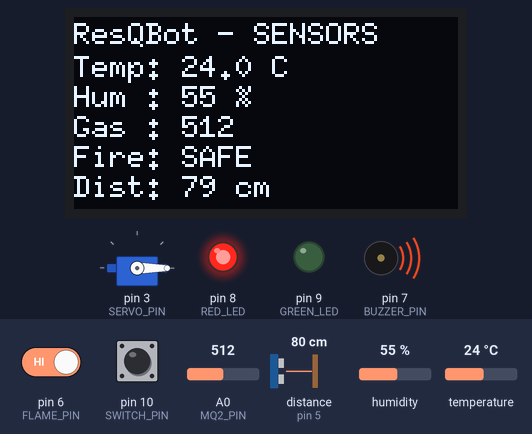
Bench run of a sketch on a simulated Arduino Uno, built with avr-gcc and run on an emulated ATmega328P. Shown: servo, 128×64 one-colour display, output pins drawn as LEDs (lit = HIGH), buzzer (waves = sounding). Wiring (inferred from the names in the program): ultrasonic range finder: trigger pin 4; echo pin 5. The test bench sets the inputs (shaded band); at power-on: pin 10 (SWITCH_PIN) HIGH, distance to the obstacle (sensor on pin 5) 80 cm, A0 (MQ2_PIN) = 512, pin 6 (FLAME_PIN) HIGH, humidity 55 %, temperature 24 °C. The echo pulse lasts 58.3 µs per cm; pins used as bus, display or sensor lines are not drawn; what the sketch prints to the serial monitor is not drawn.

Above: at 3.8 s.
3.9 s: pin 10 (SWITCH_PIN) pulled LOW for 3.2 s
At 9.6 s:
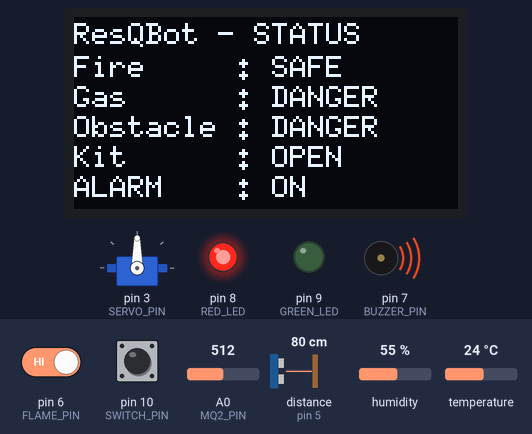
11.5 s: distance to the obstacle (sensor on pin 5) set to 2 cm
At 15.3 s:
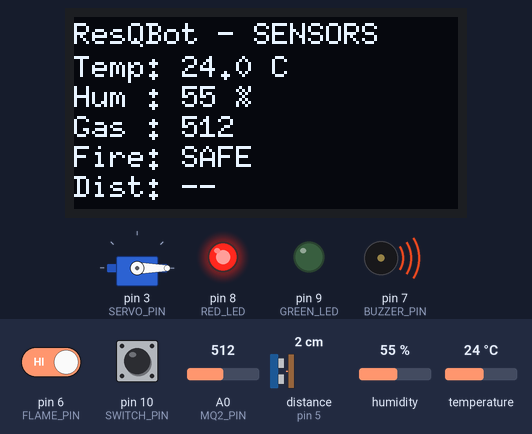
20.4 s: A0 (MQ2_PIN) set to 30
At 25.1 s:
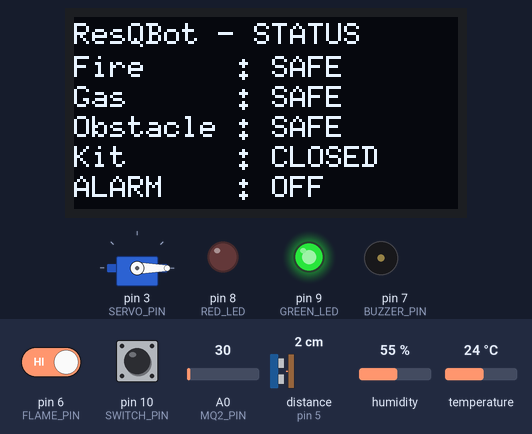
29.1 s: pin 6 (FLAME_PIN) driven LOW
At 33.9 s:
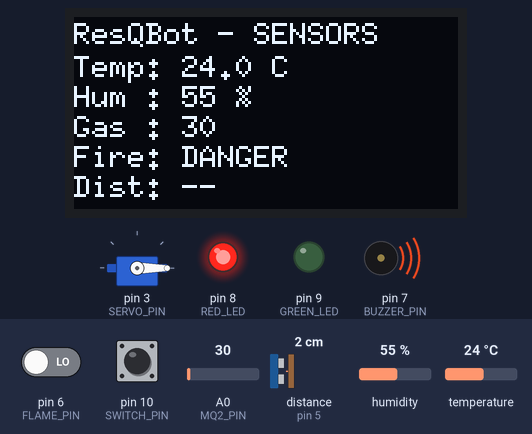
38.0 s: A0 (MQ2_PIN) set to 306
At 45.0 s:
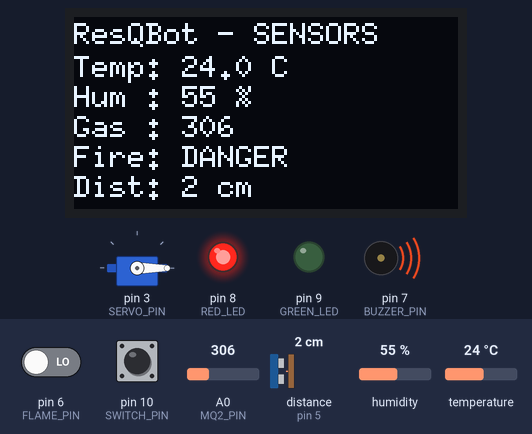
Timing chart, 0 to 46.5 s (numbered marks = the images above; inputs shaded):
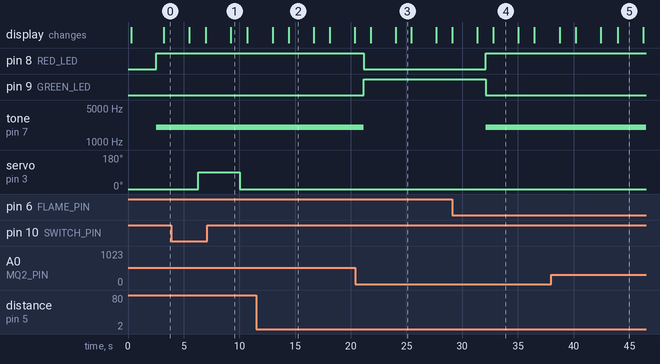

Measured:
- after the input at 3.9 s, servo on pin 3 (SERVO_PIN): 0° → 90° after 2.4 s, → 0° 3.7 s later; the display: first differs from a run without the input after 5.3 s (image 1)
- after the input at 11.5 s, the display: first differs from a run without the input after 2.9 s (image 2)
- after the input at 20.4 s, pin 8 (RED_LED): HIGH → LOW after 0.76 s; pin 9 (GREEN_LED): LOW → HIGH after 0.76 s; tone on pin 7 (BUZZER_PIN): 2000 Hz → silent after 0.76 s; the display: first changes after 1.4 s (image 3 shows a later state)
- after the input at 29.1 s, pin 8 (RED_LED): LOW → HIGH after 3.0 s; pin 9 (GREEN_LED): HIGH → LOW after 3.0 s; tone on pin 7 (BUZZER_PIN): silent → 2000 Hz after 3.0 s; the display: first differs from a run without the input after 3.7 s (image 4)
- after the input at 38.0 s, the display: first differs from a run without the input after 2.2 s (image 5 shows a later state)
- what the display in image 1 shows lasts 1.5 s, from 9.2 s to 10.7 s
- what the display in image 2 shows lasts 2.3 s, from 14.4 s to 16.7 s

The sketch:

ResQBot_810lines_Flame_Buzzer_Fixed.ino
```cpp
#include <DHT.h>
#include <Servo.h>
#include <Wire.h>
#include <U8g2lib.h>

// =====================================================
// PIN DEFINITIONS
// =====================================================

#define DHT_PIN       2
#define SERVO_PIN     3

#define TRIG_PIN      4
#define ECHO_PIN      5

#define FLAME_PIN     6
#define BUZZER_PIN    7

#define RED_LED       8
#define GREEN_LED     9

#define SWITCH_PIN    10

#define MQ2_PIN       A0


// =====================================================
// DHT11
// =====================================================

#define DHT_TYPE DHT11

DHT dht(DHT_PIN, DHT_TYPE);


// =====================================================
// SERVO
// =====================================================

Servo emergencyServo;

#define SERVO_CLOSED 0
#define SERVO_OPEN   90


// =====================================================
// ULTRASONIC
// =====================================================

#define ECHO_TIMEOUT 60000

const int obstacleThreshold = 100;


// =====================================================
// MQ-2
// =====================================================

// Prototype threshold only.
// This is NOT ppm.
const int gasThreshold = 400;


// =====================================================
// OLED
// =====================================================

// IMPORTANT:
// _1_ means PAGE BUFFER mode.
// Therefore the code uses firstPage()/nextPage().
U8G2_SSD1306_128X64_NONAME_1_HW_I2C display(
  U8G2_R0,
  U8X8_PIN_NONE
);


// =====================================================
// VARIABLES
// =====================================================

float temperature = 0;
float humidity = 0;

int gasValue = 0;

long distance = -1;

bool flameDetected = false;
bool gasDanger = false;
bool obstacleDanger = false;

bool alarm = false;

bool emergencySwitch = false;


// =====================================================
// SETUP
// =====================================================

void setup() {

  Serial.begin(9600);

  // -------------------------
  // DHT11
  // -------------------------
  dht.begin();


  // -------------------------
  // HC-SR04
  // -------------------------
  pinMode(TRIG_PIN, OUTPUT);
  pinMode(ECHO_PIN, INPUT);


  // -------------------------
  // Flame sensor
  // -------------------------
  pinMode(FLAME_PIN, INPUT);


  // -------------------------
  // Buzzer
  // -------------------------
  pinMode(BUZZER_PIN, OUTPUT);
  noTone(BUZZER_PIN);


  // -------------------------
  // LEDs
  // -------------------------
  pinMode(RED_LED, OUTPUT);
  pinMode(GREEN_LED, OUTPUT);

  digitalWrite(RED_LED, LOW);
  digitalWrite(GREEN_LED, LOW);


  // -------------------------
  // Emergency switch
  // -------------------------
  // Switch:
  // D10 ---- switch ---- GND
  //
  // OFF = HIGH
  // ON  = LOW
  pinMode(SWITCH_PIN, INPUT_PULLUP);


  // -------------------------
  // Servo
  // -------------------------
  emergencyServo.attach(SERVO_PIN);
  emergencyServo.write(SERVO_CLOSED);


  // -------------------------
  // OLED
  // -------------------------
  display.begin();


  // -------------------------
  // OLED startup screen
  // -------------------------

  display.firstPage();

  do {

    display.setFont(u8g2_font_6x10_tf);

    display.drawStr(35, 25, "ResQBot");
    display.drawStr(18, 42, "System Starting");

  } while (display.nextPage());


  delay(2000);


  Serial.println("================================");
  Serial.println("       ResQBot Starting");
  Serial.println("================================");
}


// =====================================================
// ULTRASONIC SINGLE READING
// =====================================================

long readUltrasonic() {

  digitalWrite(TRIG_PIN, LOW);
  delayMicroseconds(5);

  digitalWrite(TRIG_PIN, HIGH);
  delayMicroseconds(10);

  digitalWrite(TRIG_PIN, LOW);


  long duration = pulseIn(
    ECHO_PIN,
    HIGH,
    ECHO_TIMEOUT
  );


  // No echo
  if (duration == 0) {
    return -1;
  }


  long measuredDistance = duration * 0.0343 / 2;


  // Invalid reading
  if (measuredDistance < 2 ||
      measuredDistance > 450) {

    return -1;
  }


  return measuredDistance;
}


// =====================================================
// AVERAGE ULTRASONIC READING
// =====================================================

long getDistance() {

  long total = 0;

  int validReadings = 0;


  for (int i = 0; i < 3; i++) {

    long d = readUltrasonic();


    if (d > 0) {

      total += d;
      validReadings++;
    }


    delay(60);
  }


  if (validReadings == 0) {
    return -1;
  }


  return total / validReadings;
}


// =====================================================
// UPDATE LEDs
// =====================================================

void updateLEDs() {

  if (alarm) {

    // -------------------------
    // DANGER
    // -------------------------
    digitalWrite(RED_LED, HIGH);
    digitalWrite(GREEN_LED, LOW);

  }

  else {

    // -------------------------
    // SAFE
    // -------------------------
    digitalWrite(RED_LED, LOW);
    digitalWrite(GREEN_LED, HIGH);
  }
}


// =====================================================
// UPDATE SERVO
// =====================================================

void updateServo() {

  if (emergencySwitch) {

    // Emergency kit OPEN
    emergencyServo.write(SERVO_OPEN);

  }

  else {

    // Emergency kit CLOSED
    emergencyServo.write(SERVO_CLOSED);
  }
}


// =====================================================
// UPDATE BUZZER
// =====================================================

void updateBuzzer() {

  if (alarm) {

    // Buzzer ON
    // tone() is used because the standalone
    // flame + buzzer test was confirmed working.
    tone(BUZZER_PIN, 2000);

  }

  else {

    // Buzzer OFF
    noTone(BUZZER_PIN);
  }
}


// =====================================================
// OLED DISPLAY
// =====================================================

void updateOLED() {

  // ---------------------------------------------------
  // PAGE 1
  // Sensor values
  // ---------------------------------------------------

  display.firstPage();

  do {

    display.setFont(u8g2_font_6x10_tf);


    // TITLE
    display.drawStr(0, 9, "ResQBot - SENSORS");


    // -------------------------
    // Temperature
    // -------------------------

    display.setCursor(0, 20);
    display.print("Temp: ");

    if (isnan(temperature)) {

      display.print("--");

    }

    else {

      display.print(temperature, 1);
      display.print(" C");
    }


    // -------------------------
    // Humidity
    // -------------------------

    display.setCursor(0, 30);
    display.print("Hum : ");

    if (isnan(humidity)) {

      display.print("--");

    }

    else {

      display.print(humidity, 0);
      display.print(" %");
    }


    // -------------------------
    // Gas
    // -------------------------

    display.setCursor(0, 40);
    display.print("Gas : ");
    display.print(gasValue);


    // -------------------------
    // Flame
    // -------------------------

    display.setCursor(0, 50);
    display.print("Fire: ");

    if (flameDetected) {

      display.print("DANGER");

    }

    else {

      display.print("SAFE");
    }


    // -------------------------
    // Distance
    // -------------------------

    display.setCursor(0, 60);
    display.print("Dist: ");

    if (distance < 0) {

      display.print("--");

    }

    else {

      display.print(distance);
      display.print(" cm");
    }


  } while (display.nextPage());


  // ---------------------------------------------------
  // Wait before showing second page
  // ---------------------------------------------------

  delay(1500);


  // ---------------------------------------------------
  // PAGE 2
  // System status
  // ---------------------------------------------------

  display.firstPage();

  do {

    display.setFont(u8g2_font_6x10_tf);


    // TITLE
    display.drawStr(0, 9, "ResQBot - STATUS");


    // -------------------------
    // Fire
    // -------------------------

    display.setCursor(0, 20);
    display.print("Fire     : ");

    if (flameDetected) {

      display.print("DANGER");

    }

    else {

      display.print("SAFE");
    }


    // -------------------------
    // Gas
    // -------------------------

    display.setCursor(0, 30);
    display.print("Gas      : ");

    if (gasDanger) {

      display.print("DANGER");

    }

    else {

      display.print("SAFE");
    }


    // -------------------------
    // Obstacle
    // -------------------------

    display.setCursor(0, 40);
    display.print("Obstacle : ");

    if (obstacleDanger) {

      display.print("DANGER");

    }

    else {

      display.print("SAFE");
    }


    // -------------------------
    // Emergency Kit
    // -------------------------

    display.setCursor(0, 50);
    display.print("Kit      : ");

    if (emergencySwitch) {

      display.print("OPEN");

    }

    else {

      display.print("CLOSED");
    }


    // -------------------------
    // Overall Alarm
    // -------------------------

    display.setCursor(0, 60);
    display.print("ALARM    : ");

    if (alarm) {

      display.print("ON");

    }

    else {

      display.print("OFF");
    }


  } while (display.nextPage());
}


// =====================================================
// SERIAL MONITOR
// =====================================================

void printSerialData() {

  Serial.println("--------------------------------");

  Serial.print("Temperature: ");
  Serial.print(temperature);
  Serial.println(" C");


  Serial.print("Humidity: ");
  Serial.print(humidity);
  Serial.println(" %");


  Serial.print("MQ-2 Gas: ");
  Serial.println(gasValue);


  Serial.print("Flame: ");

  if (flameDetected) {

    Serial.println("DETECTED");

  }

  else {

    Serial.println("NO");
  }


  Serial.print("Distance: ");

  if (distance < 0) {

    Serial.println("No reading");

  }

  else {

    Serial.print(distance);
    Serial.println(" cm");
  }


  Serial.print("Emergency Switch: ");

  if (emergencySwitch) {

    Serial.println("ON");

  }

  else {

    Serial.println("OFF");
  }


  Serial.print("Alarm: ");

  if (alarm) {

    Serial.println("ON");

  }

  else {

    Serial.println("OFF");
  }
}


// =====================================================
// MAIN LOOP
// =====================================================

void loop() {

  // ===================================================
  // READ DHT11
  // ===================================================

  temperature = dht.readTemperature();
  humidity = dht.readHumidity();


  // ===================================================
  // READ MQ-2
  // ===================================================

  gasValue = analogRead(MQ2_PIN);


  // ===================================================
  // READ FLAME SENSOR
  // ===================================================
  // Common flame modules:
  // LOW  = flame detected
  // HIGH = no flame

  if (digitalRead(FLAME_PIN) == LOW) {

    flameDetected = true;

  }

  else {

    flameDetected = false;
  }


  // ===================================================
  // READ ULTRASONIC
  // ===================================================

  distance = getDistance();


  // ===================================================
  // OBSTACLE CONDITION
  // ===================================================

  if (distance > 0 &&
      distance <= obstacleThreshold) {

    obstacleDanger = true;

  }

  else {

    obstacleDanger = false;
  }


  // ===================================================
  // GAS CONDITION
  // ===================================================

  if (gasValue >= gasThreshold) {

    gasDanger = true;

  }

  else {

    gasDanger = false;
  }


  // ===================================================
  // EMERGENCY SWITCH
  // ===================================================
  // INPUT_PULLUP:
  //
  // Switch OFF = HIGH
  // Switch ON  = LOW

  if (digitalRead(SWITCH_PIN) == LOW) {

    emergencySwitch = true;

  }

  else {

    emergencySwitch = false;
  }


  // ===================================================
  // ALARM CONDITION
  // ===================================================
  //
  // Buzzer ONLY for:
  // 1. Flame
  // 2. Gas
  // 3. Obstacle
  //
  // Emergency switch does NOT activate buzzer.

  alarm =
    flameDetected ||
    gasDanger ||
    obstacleDanger;


  // ===================================================
  // SERVO
  // ===================================================

  updateServo();


  // ===================================================
  // BUZZER
  // ===================================================

  updateBuzzer();


  // ===================================================
  // LEDs
  // ===================================================

  updateLEDs();


  // ===================================================
  // OLED
  // ===================================================

  updateOLED();


  // ===================================================
  // SERIAL MONITOR
  // ===================================================

  printSerialData();


  // ===================================================
  // SMALL LOOP DELAY
  // ===================================================

  delay(500);
}
```
